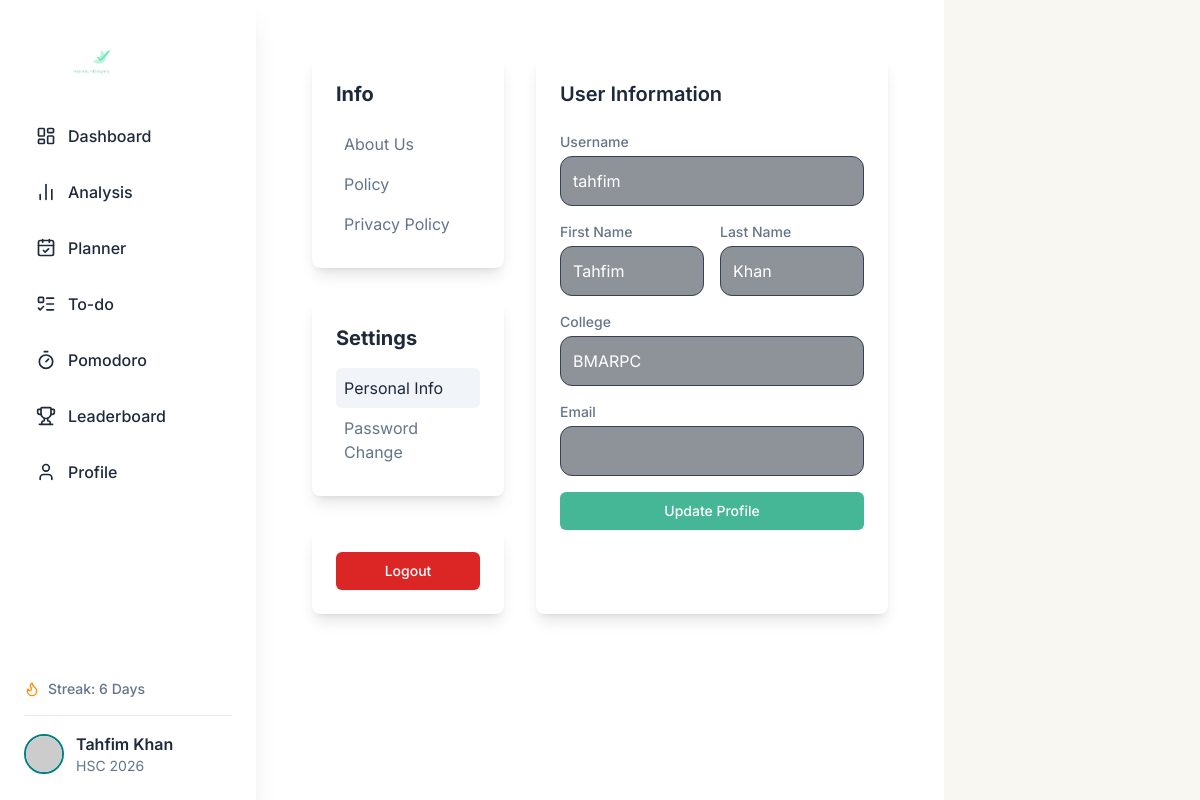
Page /profile/ (signed in) on the committed database.
### users/models.py (models this page shows, shortened)
class UserProfile(AbstractUser):
    STREAMS = [
        ('hsc', 'HSC'),
        ('eng', 'Engineering'),
        ('med', 'Medical'),
        ('var', 'Varsity')
    ]
    HSC_YEAR_CHOICES = [
        (2025, '2025'),
        (2026, '2026'),
        (2027, '2027'),
        (2028, '2028')
    ]
    stream = models.CharField(max_length=20, choices=STREAMS, default='hsc')
    show_on_leaderboard = models.BooleanField(default=True)
    avatar = models.URLField(blank=True, null=True)
    xp = models.PositiveIntegerField(default=0)
    streak = models.PositiveIntegerField(default=0)
    college = models.CharField(max_length=100, blank=True, null=True)
    hscyear = models.PositiveIntegerField(blank=True, null=True, choices=HSC_YEAR_CHOICES)
    overall_progress_cache = models.FloatField(default=0.0)

### core/views.py (the view, shortened to what this page needs)
# urls.py: path("profile/", views.profile_view, name="profile"),
@login_required
def profile_view(request):
    storage = messages.get_messages(request)
    storage.used = True
    return render(request, 'core/profile.html')

### core/templates/core/profile.html (shortened to what this page needs)
{% extends "core/layout.html" %}
{% block body %}
<div class="px-4 sm:px-6 lg:px-8 py-8">
    <div class="flex flex-col md:flex-row gap-8 w-full max-w-screen-lg mx-auto">
        <div class="flex flex-col w-full md:w-1/3 gap-8">
            <div class="shadow-lg rounded-lg p-6 bg-[var(--color-card-bg-light)] dark:bg-[var(--color-card-bg-dark)]">
                <h2 class="text-xl font-bold text-[var(--color-text-light)] dark:text-[var(--color-text-dark)] mb-4">Info</h2>
                <nav>
                    <ul>
                        <li><a href="#about-us" class="block p-2 rounded-md text-[var(--color-gray-text-light)] dark:text-[var(--color-gray-text-dark)] hover:bg-[var(--color-gray-bg-light)] dark:hover:bg-[var(--color-gray-bg-dark)]" data-section="about-us">About Us</a></li>
                        <li><a href="#policy" class="block p-2 rounded-md text-[var(--color-gray-text-light)] dark:text-[var(--color-gray-text-dark)] hover:bg-[var(--color-gray-bg-light)] dark:hover:bg-[var(--color-gray-bg-dark)]" data-section="policy">Policy</a></li>
                        <li><a href="#privacy-policy" class="block p-2 rounded-md text-[var(--color-gray-text-light)] dark:text-[var(--color-gray-text-dark)] hover:bg-[var(--color-gray-bg-light)] dark:hover:bg-[var(--color-gray-bg-dark)]" data-section="privacy-policy">Privacy Policy</a></li>
                    </ul>
                </nav>
            </div>
            <div class="shadow-lg rounded-lg p-6 bg-[var(--color-card-bg-light)] dark:bg-[var(--color-card-bg-dark)]">
                <h2 class="text-xl font-bold text-[var(--color-text-light)] dark:text-[var(--color-text-dark)] mb-4">Settings</h2>
                <nav>
                    <ul>
                        <li><a href="#personal-info" class="block p-2 rounded-md text-[var(--color-gray-text-light)] dark:text-[var(--color-gray-text-dark)] hover:bg-[var(--color-gray-bg-light)] dark:hover:bg-[var(--color-gray-bg-dark)] active-link" data-section="personal-info">Personal Info</a></li>
                        <li><a href="#password-change" class="block p-2 rounded-md text-[var(--color-gray-text-light)] dark:text-[var(--color-gray-text-dark)] hover:bg-[var(--color-gray-bg-light)] dark:hover:bg-[var(--color-gray-bg-dark)]" data-section="password-change">Password Change</a></li>
                    </ul>
                </nav>
            </div>
            <div class="shadow-lg rounded-lg p-6 bg-[var(--color-card-bg-light)] dark:bg-[var(--color-card-bg-dark)]">
                <form action="{% url 'account_logout' %}" method="post">
                    <button type="submit" class="w-full flex justify-center py-2 px-4 border border-transparent rounded-md shadow-sm text-sm font-medium text-white bg-red-600 hover:bg-red-700 focus:outline-none focus:ring-2 focus:ring-offset-2 focus:ring-red-500">
                        Logout
                    </button>
                </form>
            </div>
        </div>
        <div class="flex-1 shadow-lg rounded-lg p-6 bg-[var(--color-card-bg-light)] dark:bg-[var(--color-card-bg-dark)] md:w-2/3">
            <div id="personal-info" class="content-section active-section space-y-6">
                <h2 class="text-xl font-semibold text-[var(--color-text-light)] dark:text-[var(--color-text-dark)] mb-4">User Information</h2>
                <form method="post" class="space-y-4">
                    <div>
                        <label for="username" class="block text-sm font-medium text-[var(--color-gray-text-light)] dark:text-[var(--color-gray-text-dark)]">Username</label>
                        <input type="text" id="username" name="username" value="{{ request.user.username }}" class="mt-1 block w-full p-3 rounded-xl bg-gray-800/50 text-white border border-gray-700 focus:outline-none focus:border-blue-500">
                    </div>
                    <div class="grid grid-cols-1 md:grid-cols-2 gap-4">
                        <div>
                            <label for="first_name" class="block text-sm font-medium text-[var(--color-gray-text-light)] dark:text-[var(--color-gray-text-dark)]">First Name</label>
                            <input type="text" id="first_name" name="first_name" value="{{ request.user.first_name|default_if_none:'' }}" class="mt-1 block w-full p-3 rounded-xl bg-gray-800/50 text-white border border-gray-700 focus:outline-none focus:border-blue-500">
                        </div>
                        <div>
                            <label for="last_name" class="block text-sm font-medium text-[var(--color-gray-text-light)] dark:text-[var(--color-gray-text-dark)]">Last Name</label>
                            <input type="text" id="last_name" name="last_name" value="{{ request.user.last_name|default_if_none:'' }}" class="mt-1 block w-full p-3 rounded-xl bg-gray-800/50 text-white border border-gray-700 focus:outline-none focus:border-blue-500">
                        </div>
                    </div>
                    <div>
                        <label for="college" class="block text-sm font-medium text-[var(--color-gray-text-light)] dark:text-[var(--color-gray-text-dark)]">College</label>
                        <input type="text" id="college" name="college" value="{{ request.user.college|default_if_none:'' }}" class="mt-1 block w-full p-3 rounded-xl bg-gray-800/50 text-white border border-gray-700 focus:outline-none focus:border-blue-500">
                    </div>
                    <div>
                        <label for="email" class="block text-sm font-medium text-[var(--color-gray-text-light)] dark:text-[var(--color-gray-text-dark)]">Email</label>
                        <input type="email" id="email" name="email" value="{{ request.user.email }}" class="mt-1 block w-full p-3 rounded-xl bg-gray-800/50 text-white border border-gray-700 focus:outline-none focus:border-blue-500" readonly>
                    </div>
                    <button type="submit" class="w-full flex justify-center py-2 px-4 border border-transparent rounded-md shadow-sm text-sm font-medium text-white bg-[#45B796] hover:bg-[#4c8575] focus:outline-none focus:ring-2 focus:ring-offset-2 focus:ring-indigo-500 mt-4">Update Profile</button>
                </form>
            </div>
        </div>
        </div>
    </div>
</div>
{% endblock %}

### core/templates/core/layout.html (shortened to what this page needs)
{% load static %}
{% load sidebar_tags %}
<!DOCTYPE html>
<html lang="en">
<head>
    <script src="https://cdn.tailwindcss.com"></script>
    <link rel="stylesheet" href="{% static 'core/main.css' %}">
</head>
<body class="bg-[var(--color-bg-light)] text-[var(--color-text-light)] dark:bg-[var(--color-bg-dark)] dark:text-[var(--color-text-dark)] flex min-h-screen">
    <aside id="left-sidebar" class="bg-[var(--color-card-bg-light)] dark:bg-[var(--color-card-bg-dark)] shadow-xl flex flex-col justify-between w-64 flex-shrink-0 h-screen fixed top-0 left-0 z-40 md:translate-x-0 -translate-x-full transition-transform duration-300 ease-in-out md:pt-0 pt-16">
        <div class="pl-14 mb-3 hidden md:block pt-8">
            <img src="{% static 'core/logo_trans.png' %}" alt="Pattho Logo" class="h-11 w-auto">
        </div>
        <div class="p-6 flex-grow sidebar-scroll overflow-y-auto">
            <nav>
                <ul>
                    <li class="mb-2">
                        <a href="{% url 'dashboard' %}" class="flex items-center p-3 rounded-xl text-[var(--color-text-light)] dark:text-[var(--color-text-dark)] hover:bg-[var(--color-primary-hover-light)] dark:hover:bg-[var(--color-primary-hover-dark)] hover:text-[var(--color-primary-light)] dark:hover:text-[var(--color-text-dark)] hover:border hover:border-gray-300 transition-colors duration-200 font-medium">
                            <i data-lucide="layout-dashboard" class="w-5 h-5 mr-3"></i>
                            Dashboard
                        </a>
                    </li>
                    <li class="mb-2">
                        <a href="{% url 'analysis' %}" class="flex items-center p-3 rounded-xl text-[var(--color-text-light)] dark:text-[var(--color-text-dark)] hover:bg-[var(--color-primary-hover-light)] dark:hover:bg-[var(--color-primary-hover-dark)] hover:text-[var(--color-primary-light)] dark:hover:text-[var(--color-text-dark)] hover:border hover:border-gray-300 transition-colors duration-200 font-medium">
                            <i data-lucide="bar-chart-2" class="w-5 h-5 mr-3"></i>
                            Analysis
                        </a>
                    </li>
                    <li class="mb-2">
                        <a href="{% url 'planner' %}" class="flex items-center p-3 rounded-xl text-[var(--color-text-light)] dark:text-[var(--color-text-dark)] hover:bg-[var(--color-primary-hover-light)] dark:hover:bg-[var(--color-primary-hover-dark)] hover:text-[var(--color-primary-light)] dark:hover:text-[var(--color-text-dark)] hover:border hover:border-gray-300 transition-colors duration-200 font-medium">
                            <i data-lucide="calendar-check" class="w-5 h-5 mr-3"></i>
                            Planner
                        </a>
                    </li>
                    <li class="mb-2">
                        <a href="{% url 'activities' %}" class="flex items-center p-3 rounded-xl text-[var(--color-text-light)] dark:text-[var(--color-text-dark)] hover:bg-[var(--color-primary-hover-light)] dark:hover:bg-[var(--color-primary-hover-dark)] hover:text-[var(--color-primary-light)] dark:hover:text-[var(--color-text-dark)] hover:border hover:border-gray-300 transition-colors duration-200 font-medium">
                            <i data-lucide="list-todo" class="w-5 h-5 mr-3"></i>
                            To-do
                        </a>
                    </li>
                    <li class="mb-2">
                        <a href="{% url 'pomodoro' %}" class="flex items-center p-3 rounded-xl text-[var(--color-text-light)] dark:text-[var(--color-text-dark)] hover:bg-[var(--color-primary-hover-light)] dark:hover:bg-[var(--color-primary-hover-dark)] hover:text-[var(--color-primary-light)] dark:hover:text-[var(--color-text-dark)] hover:border hover:border-gray-300 transition-colors duration-200 font-medium">
                            <i data-lucide="timer" class="w-5 h-5 mr-3"></i>
                            Pomodoro
                        </a>
                    </li>
                    <li class="mb-2">
                        <a href="{% url 'leaderboard' %}" class="flex items-center p-3 rounded-xl text-[var(--color-text-light)] dark:text-[var(--color-text-dark)] hover:bg-[var(--color-primary-hover-light)] dark:hover:bg-[var(--color-primary-hover-dark)] hover:text-[var(--color-primary-light)] dark:hover:text-[var(--color-text-dark)] hover:border hover:border-gray-300 transition-colors duration-200 font-medium">
                            <i data-lucide="trophy" class="w-5 h-5 mr-3"></i>
                            Leaderboard
                        </a>
                    </li>
                    <li class="mb-2">
                        <a href="{% url 'profile' %}" class="flex items-center p-3 rounded-xl text-[var(--color-text-light)] dark:text-[var(--color-text-dark)] hover:bg-[var(--color-primary-hover-light)] dark:hover:bg-[var(--color-primary-hover-dark)] hover:text-[var(--color-primary-light)] dark:hover:text-[var(--color-text-dark)] hover:border hover:border-gray-300 transition-colors duration-200 font-medium">
                            <i data-lucide="user" class="w-5 h-5 mr-3"></i>
                            Profile
                        </a>
                    </li>
                </ul>
            </nav>
        </div>
        <div class="p-6">
            <div class="flex items-center mb-4 text-sm font-medium text-[var(--color-gray-text-light)] dark:text-[var(--color-gray-text-dark)]">
                <i data-lucide="flame" class="w-4 h-4 mr-2 text-[var(--color-accent-light)]"></i>
                <span>Streak: {{ request.user.streak|default:0 }} Days</span>
            </div>
            <a href="{% url 'profile' %}" class="block pt-4 border-t border-[var(--color-border-light)] dark:border-[var(--color-border-dark)]">
                <div class="flex items-center">
                    <img src="{{ request.user.avatar|default:'https://placehold.co/40x40/205454/ffffff?font=oswald&text=Pattho' }}" alt="User Avatar" class="w-10 h-10 rounded-full mr-3 border-2 border-[var(--color-primary-light)] dark:border-[var(--color-primary-dark)]">
                    <div>
                        <p class="font-semibold text-[var(--color-text-light)] dark:text-[var(--color-text-dark)]">{{ request.user.first_name }} {{ request.user.last_name }}</p>
                        <p class="text-sm text-[var(--color-gray-text-light)] dark:text-[var(--color-gray-text-dark)]">{{ request.user.get_stream_display }} {{ request.user.hscyear|stringformat:"s" }}</p>
                    </div>
                </div>
            </a>
        </div>
    </aside>
    <div class="flex-1 flex flex-col md:ml-64 md:mr-72 pt-16 md:pt-0">
        <div class="flex flex-1 overflow-hidden">
            <main class="p-6 flex-1 overflow-y-auto bg-[var(--color-card-bg-light)] dark:bg-[var(--color-bg-dark)] shadow-lg min-h-[300px] min-w-[688px]">
                {% block body %}{% endblock %}
        </div>
</body>
</html>

### core/static/core/main.css (style rules this page uses)
:root { --color-bg-light: #F9F7F1; --color-bg-dark: #121212; --color-text-light: #1e293b; --color-text-dark: #f1f5f9; --color-gray-text-light: #64748b; --color-gray-text-dark: #94a3b8; --color-card-bg-light: #FFFFFF; --color-card-bg-dark: #191919; --color-border-light: #e2e8f0; --color-border-dark: #2d3748; --color-primary-light: #008080; --color-primary-dark: #6EE7B7; --color-primary-hover-light: #2D3D40; --color-primary-hover-dark: #2D3D40; --color-secondary-light: #a6c7b8; --color-secondary-dark: #89afb6; --color-accent-light: #FF8C00; --color-accent-dark: #FFC14D; --color-accent-hover-light: #CC7000; --color-accent-hover-dark: #FFD700; --color-success-light: #3CB371; --color-success-dark: #A7F3D0; --color-warning-light: #FFD700; --color-warning-dark: #FFEA00; --color-error-light: #DC143C; --color-error-dark: #FF6347; --color-info-light: #4169E1; --color-info-dark: #6495ED; --color-gray-bg-light: #f1f5f9; --color-gray-bg-dark: #2d3748; --shadow-dark-sm: 0 1px 2px 0 rgba(0, 0, 0, 0.05); --shadow-dark-md: 0 4px 6px -1px rgba(0, 0, 0, 0.1), 0 2px 4px -1px rgba(0, 0, 0, 0.06); --shadow-dark-lg: 0 10px 15px -3px rgba(0, 0, 0, 0.1), 0 4px 6px -2px rgba(0, 0, 0, 0.05); --shadow-dark-xl: 0 20px 25px -5px rgba(0, 0, 0, 0.1), 0 10px 10px -5px rgba(0, 0, 0, 0.04); }
body { font-family: 'Inter', sans-serif; -webkit-font-smoothing: antialiased; -moz-osx-font-smoothing: grayscale; background-color: var(--color-bg-light); color: var(--color-text-light); }
.sidebar-scroll { scrollbar-width: thin; scrollbar-color: var(--color-gray-text-light) var(--color-gray-bg-light); }

### core/templates/core/profile.html (style rules this page uses)
.active-link { background-color: var(--color-gray-bg-light); color: var(--color-text-light); }

### rows in the picture
UserProfile: user.streak "6", user.first_name "Tahfim", user.last_name "Khan", user.stream "HSC", user.hscyear "2026", username "tahfim", first_name "Tahfim", last_name "Khan", college "BMARPC"
